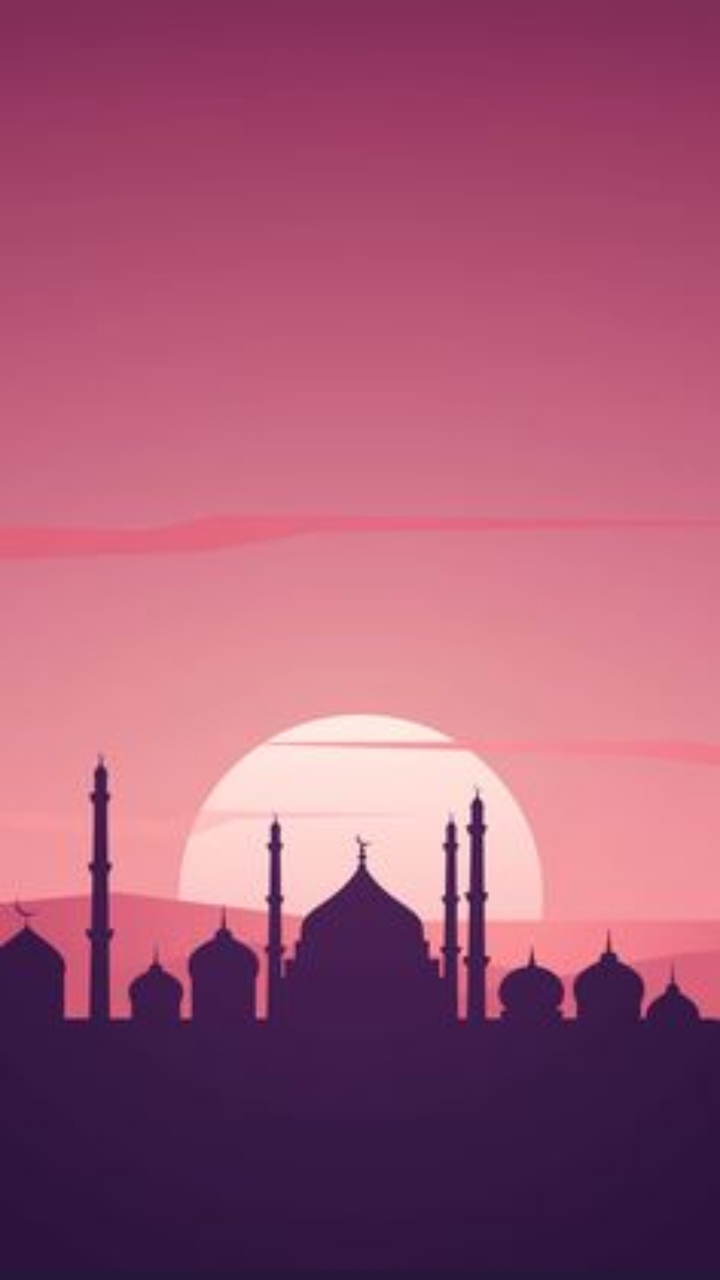
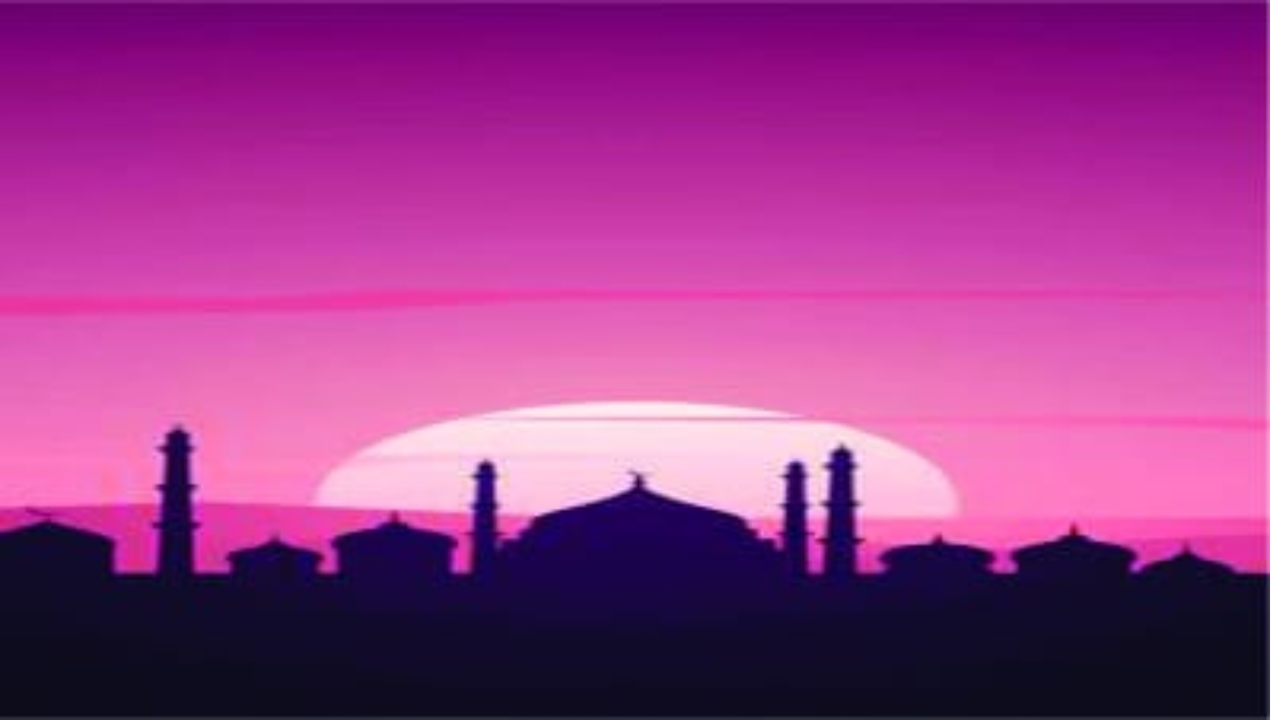

The same Android screen from two of the app's own layout files: first res/layout/ as a phone draws it, then the repository's variant for another configuration, drawn on a device whose configuration selects that folder. Both files follow.
<!-- AndroidManifest.xml: application theme AppTheme -->
<!-- res/layout/activity_fragment.xml -->
<?xml version="1.0" encoding="utf-8"?>
<LinearLayout
    xmlns:android="http://schemas.android.com/apk/res/android"
    xmlns:tools="http://schemas.android.com/tools"
    android:layout_width="match_parent"
    android:layout_height="match_parent"
    android:background="@drawable/gbp"
    android:paddingBottom="@dimen/activity_vertical_margin"
    android:paddingLeft="@dimen/activity_horizontal_margin"
    android:paddingRight="@dimen/activity_horizontal_margin"
    android:paddingTop="@dimen/activity_vertical_margin"
    android:orientation="vertical">




    <FrameLayout
        android:id="@+id/flContainer"
        android:layout_width="match_parent"
        android:layout_height="match_parent"/>

</LinearLayout>
<!-- resources referenced by this layout -->
<resources>
  <dimen name="activity_horizontal_margin">16dp</dimen>
  <dimen name="activity_vertical_margin">16dp</dimen>
  <!-- drawable gbp: jpeg bitmap (drawable, 6826 bytes) -->
  <style name="AppTheme" parent="Theme.AppCompat.Light.DarkActionBar">
      
      <item name="colorPrimary">#9f3777</item>
      <item name="colorPrimaryDark">#51103b</item>
      <item name="colorAccent">#ffef79</item>
      <item name="android:windowBackground">@android:color/white</item>
  </style>
</resources>
<!-- res/layout-land/activity_fragment.xml (the repository's variant of the layout above) -->
<!-- drawn on the phone turned sideways -->
<?xml version="1.0" encoding="utf-8"?>
<LinearLayout xmlns:android="http://schemas.android.com/apk/res/android"
    android:orientation="horizontal"
    android:layout_width="match_parent"
    android:layout_height="match_parent"
    android:layout_marginRight="5dp"
    android:background="@drawable/gbl"
    android:layout_marginEnd="5dp"
    >

    <FrameLayout
        android:id="@+id/flContainer"
        android:layout_weight="1"
        android:layout_width="0dp"
        android:layout_height="match_parent"/>

    <FrameLayout
        android:id="@+id/flContainer2"
        android:layout_weight="2"
        android:layout_width="0dp"
        android:layout_marginLeft="10dp"
        android:layout_marginStart="10dp"
        android:layout_height="match_parent"/>


</LinearLayout>
<!-- resources referenced by the variant -->
<!-- as the phone turned sideways resolves them -->
<resources>
  <!-- drawable gbl: jpeg bitmap (drawable, 7901 bytes) -->
  <style name="AppTheme" parent="Theme.AppCompat.Light.DarkActionBar">
      
      <item name="colorPrimary">#9f3777</item>
      <item name="colorPrimaryDark">#51103b</item>
      <item name="colorAccent">#ffef79</item>
      <item name="android:windowBackground">@android:color/white</item>
  </style>
</resources>
